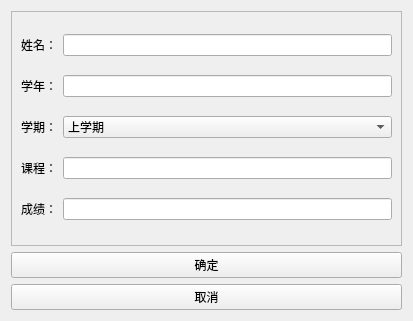
<?xml version="1.0" encoding="UTF-8"?>
<ui version="4.0">
 <class>add_score</class>
 <widget class="QWidget" name="add_score">
  <property name="geometry">
   <rect>
    <x>0</x>
    <y>0</y>
    <width>413</width>
    <height>321</height>
   </rect>
  </property>
  <property name="windowTitle">
   <string>Form</string>
  </property>
  <layout class="QGridLayout" name="gridLayout">
   <item row="1" column="0">
    <widget class="QPushButton" name="new_score_btn">
     <property name="text">
      <string>确定</string>
     </property>
    </widget>
   </item>
   <item row="0" column="0">
    <widget class="QScrollArea" name="scrollArea">
     <property name="widgetResizable">
      <bool>true</bool>
     </property>
     <widget class="QWidget" name="scrollAreaWidgetContents">
      <property name="geometry">
       <rect>
        <x>0</x>
        <y>0</y>
        <width>389</width>
        <height>225</height>
       </rect>
      </property>
      <layout class="QGridLayout" name="gridLayout_2">
       <item row="0" column="0">
        <widget class="QLabel" name="label">
         <property name="text">
          <string>姓名：</string>
         </property>
        </widget>
       </item>
       <item row="4" column="1">
        <widget class="QLineEdit" name="lesson_name"/>
       </item>
       <item row="0" column="1">
        <widget class="QLineEdit" name="stud_name"/>
       </item>
       <item row="1" column="0">
        <widget class="QLabel" name="label_4">
         <property name="text">
          <string>学年：</string>
         </property>
        </widget>
       </item>
       <item row="5" column="1">
        <widget class="QLineEdit" name="score"/>
       </item>
       <item row="3" column="0">
        <widget class="QLabel" name="label_5">
         <property name="text">
          <string>学期：</string>
         </property>
        </widget>
       </item>
       <item row="4" column="0">
        <widget class="QLabel" name="label_2">
         <property name="text">
          <string>课程：</string>
         </property>
        </widget>
       </item>
       <item row="1" column="1">
        <widget class="QLineEdit" name="year"/>
       </item>
       <item row="5" column="0">
        <widget class="QLabel" name="label_3">
         <property name="text">
          <string>成绩：</string>
         </property>
        </widget>
       </item>
       <item row="3" column="1">
        <widget class="QComboBox" name="term">
         <item>
          <property name="text">
           <string>上学期</string>
          </property>
         </item>
         <item>
          <property name="text">
           <string>下学期</string>
          </property>
         </item>
         <item>
          <property name="text">
           <string>虚拟第三学期</string>
          </property>
         </item>
        </widget>
       </item>
      </layout>
     </widget>
    </widget>
   </item>
   <item row="2" column="0">
    <widget class="QPushButton" name="cancel">
     <property name="text">
      <string>取消</string>
     </property>
    </widget>
   </item>
  </layout>
 </widget>
 <resources/>
 <connections/>
</ui>
